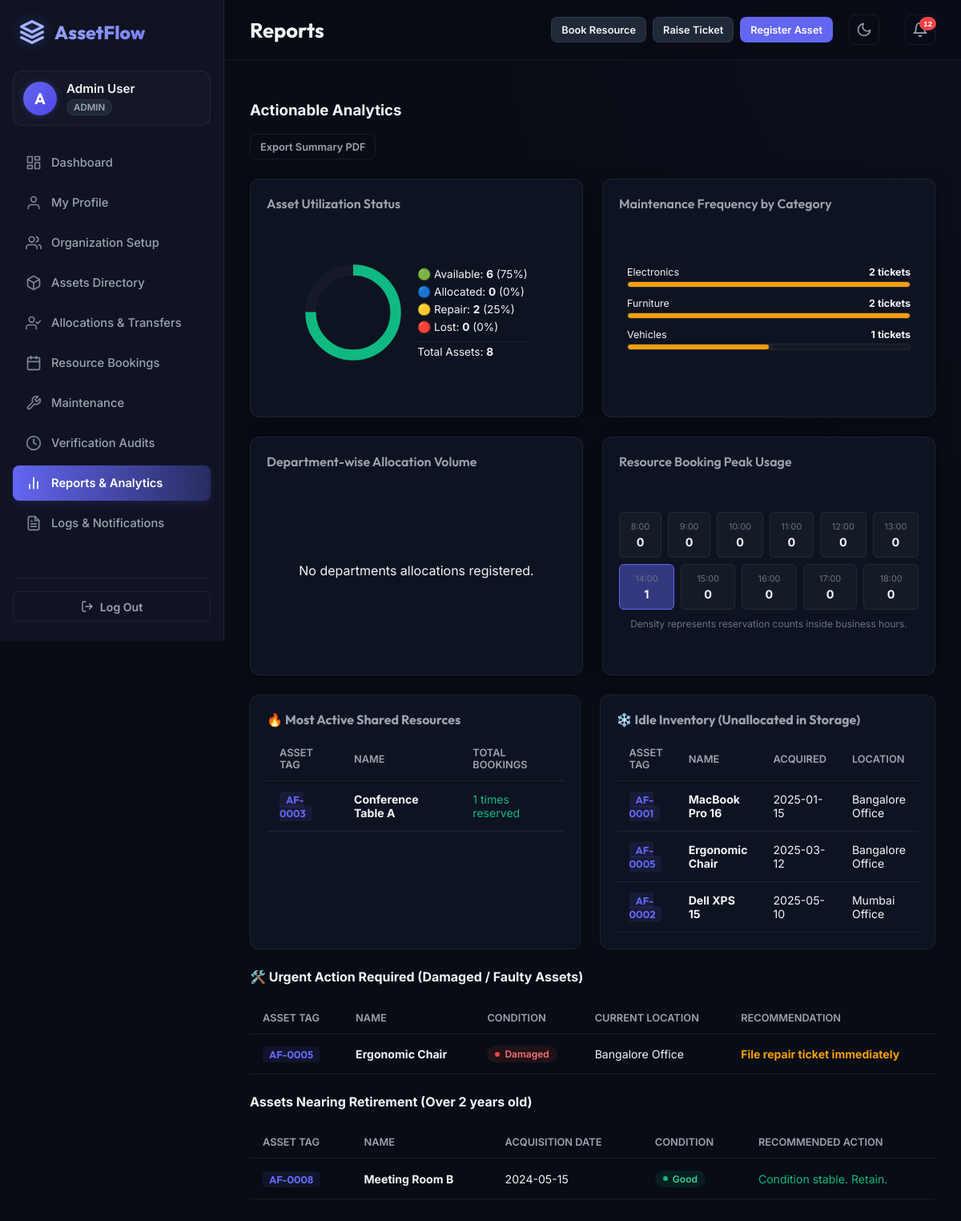
/reports.php (signed in), run on the app's committed database.
### tables this page shows
CREATE TABLE `assets` (
  `id` int(11) NOT NULL,
  `name` varchar(100) NOT NULL,
  `category_id` int(11) NOT NULL,
  `tag` varchar(50) NOT NULL,
  `serial_number` varchar(100) NOT NULL,
  `acquisition_date` date NOT NULL,
  `acquisition_cost` decimal(10,2) NOT NULL,
  `condition_state` enum('New','Good','Fair','Poor','Damaged') DEFAULT 'Good',
  `location` varchar(100) NOT NULL,
  `is_shared` tinyint(1) DEFAULT 0,
  `status` enum('Available','Allocated','Reserved','Under Maintenance','Lost','Retired','Disposed') DEFAULT 'Available',
  `photo` varchar(255) DEFAULT NULL
);

### reports.php (the view, shortened to what this page needs)
<?php
require_once 'header.php';
$totalAssets = (int)$db->query("SELECT COUNT(*) FROM assets")->fetchColumn();
$allocatedAssets = (int)$db->query("SELECT COUNT(*) FROM assets WHERE status = 'Allocated'")->fetchColumn();
$underMaint = (int)$db->query("SELECT COUNT(*) FROM assets WHERE status = 'Under Maintenance'")->fetchColumn();
$lost = (int)$db->query("SELECT COUNT(*) FROM assets WHERE status = 'Lost'")->fetchColumn();
$available = (int)$db->query("SELECT COUNT(*) FROM assets WHERE status = 'Available'")->fetchColumn();
$maintFrequency = $db->query("
    SELECT c.name as category_name, COUNT(mr.id) as request_count
    FROM maintenance_requests mr
    JOIN assets a ON mr.asset_id = a.id
    JOIN categories c ON a.category_id = c.id
    GROUP BY c.id
")->fetchAll();
$deptAllocations = $db->query("
    SELECT d.name as department_name, COUNT(al.id) as allocation_count
    FROM allocations al
    JOIN departments d ON al.department_id = d.id OR al.employee_id IN (SELECT id FROM employees WHERE department_id = d.id)
    WHERE al.status IN ('Active', 'Overdue')
    GROUP BY d.id
")->fetchAll();
$bookingHeatmap = $db->query("
    SELECT HOUR(start_time) as booking_hour, COUNT(*) as booking_count
    FROM bookings
    WHERE status != 'Cancelled'
    GROUP BY booking_hour
    ORDER BY booking_hour ASC
")->fetchAll();
$mostUsedAssets = $db->query("
    SELECT a.tag, a.name, COUNT(b.id) as use_count
    FROM assets a
    JOIN bookings b ON a.id = b.asset_id
    WHERE b.status != 'Cancelled'
    GROUP BY a.id
    ORDER BY use_count DESC
    LIMIT 3
")->fetchAll();
$idleAssets = $db->query("
    SELECT tag, name, acquisition_date, location
    FROM assets
    WHERE status = 'Available' AND is_shared = 0
    ORDER BY acquisition_date ASC
    LIMIT 3
")->fetchAll();
$serviceDueAssets = $db->query("
    SELECT tag, name, condition_state, location
    FROM assets
    WHERE condition_state IN ('Poor', 'Damaged') AND status != 'Under Maintenance'
    LIMIT 3
")->fetchAll();
$nearingRetirement = $db->query("
    SELECT tag, name, acquisition_date, condition_state
    FROM assets
    WHERE acquisition_date <= DATE_SUB(CURRENT_DATE(), INTERVAL 2 YEAR) AND status != 'Retired' AND status != 'Disposed'
    LIMIT 5
")->fetchAll();
?>
<section id="view-reports" class="app-view">
    <div class="reports-header" style="margin-bottom: 24px;">
        <h3>Actionable Analytics</h3>
        <button class="btn btn-outline btn-sm" id="btn-export-report" onclick="window.print()">Export Summary PDF</button>
    </div>
    <div class="charts-grid">
        <div class="chart-card card-glow">
            <h4>Asset Utilization Status</h4>
            <div class="chart-container-svg">
                <?php
                $total = $totalAssets > 0 ? $totalAssets : 1;
                $availPct = round(($available / $total) * 100);
                $allocPct = round(($allocatedAssets / $total) * 100);
                $maintPct = round(($underMaint / $total) * 100);
                $lostPct = round(($lost / $total) * 100);
                ?>
                <div style="display:flex; align-items:center; gap:20px; width:100%; justify-content:center;">
                    <svg width="120" height="120" viewBox="0 0 36 36" style="transform: rotate(-90deg);">
                        <circle cx="18" cy="18" r="15.91" fill="transparent" stroke="rgba(255,255,255,0.03)" stroke-width="4"></circle>
                        <circle cx="18" cy="18" r="15.91" fill="transparent" stroke="var(--color-primary)" stroke-width="4" stroke-dasharray="<?php echo $allocPct; ?> <?php echo 100 - $allocPct; ?>" stroke-dashoffset="0"></circle>
                        <circle cx="18" cy="18" r="15.91" fill="transparent" stroke="var(--color-success)" stroke-width="4" stroke-dasharray="<?php echo $availPct; ?> <?php echo 100 - $availPct; ?>" stroke-dashoffset="-<?php echo $allocPct; ?>"></circle>
                    </svg>
                    <div style="font-size:0.85rem; display:flex; flex-direction:column; gap:6px;">
                        <div>🟢 Available: <strong><?php echo $available; ?></strong> (<?php echo $availPct; ?>%)</div>
                        <div>🔵 Allocated: <strong><?php echo $allocatedAssets; ?></strong> (<?php echo $allocPct; ?>%)</div>
                        <div>🟡 Repair: <strong><?php echo $underMaint; ?></strong> (<?php echo $maintPct; ?>%)</div>
                        <div>🔴 Lost: <strong><?php echo $lost; ?></strong> (<?php echo $lostPct; ?>%)</div>
                        <div style="border-top:1px solid var(--border-color); padding-top:4px; margin-top:4px;">Total Assets: <strong><?php echo $totalAssets; ?></strong></div>
                    </div>
                </div>
            </div>
        </div>
        <div class="chart-card card-glow">
            <h4>Maintenance Frequency by Category</h4>
            <div class="chart-container-svg">
                <?php if (empty($maintFrequency)): ?>
                    <span class="text-muted">No maintenance tasks recorded yet.</span>
                <?php else: ?>
                    <?php
                    $maxCount = max(array_merge(array_map(function($d) { return $d['request_count']; }, $maintFrequency), [1]));
                    ?>
                    <div style="width:100%; text-align:left; padding: 0 10px;">
                        <?php foreach ($maintFrequency as $d): ?>
                            <?php $widthPct = round(($d['request_count'] / $maxCount) * 100); ?>
                            <div style="margin-bottom:12px;">
                                <div style="display:flex; justify-content:space-between; font-size:0.78rem; margin-bottom:4px;">
                                    <span><?php echo htmlspecialchars($d['category_name']); ?></span>
                                    <strong><?php echo $d['request_count']; ?> tickets</strong>
                                </div>
                                <div style="background:rgba(255,255,255,0.03); height:8px; border-radius:4px; overflow:hidden; border:1px solid var(--border-color)">
                                    <div style="background:var(--color-warning); width:<?php echo $widthPct; ?>%; height:100%; border-radius:4px; box-shadow: 0 0 8px rgba(245, 158, 11, 0.4)"></div>
                                </div>
                            </div>
                        <?php endforeach; ?>
                    </div>
                <?php endif; ?>
            </div>
        </div>
        <div class="chart-card card-glow">
            <h4>Department-wise Allocation Volume</h4>
            <div class="chart-container-svg">
                <?php if (empty($deptAllocations)): ?>
                    <span class="text-muted">No departments allocations registered.</span>
                <?php endif; ?>
            </div>
        </div>
        <div class="chart-card card-glow">
            <h4>Resource Booking Peak Usage</h4>
            <div class="chart-container-svg">
                <?php
                $heatMapHours = array_fill(0, 24, 0);
                foreach ($bookingHeatmap as $d) {
                    if ($d['booking_hour'] >= 0 && $d['booking_hour'] < 24) {
                        $heatMapHours[$d['booking_hour']] = $d['booking_count'];
                    }
                }
                ?>
                <div style="display:flex; flex-direction:column; width:100%; gap:10px;">
                    <div style="display:flex; justify-content:space-between; flex-wrap:wrap; gap:8px;">
                        <?php for ($h = 8; $h <= 18; $h++): ?>
                            <?php
                            $count = $heatMapHours[$h] ?? 0;
                            $opacity = $count === 0 ? 0.05 : min(0.2 + ($count * 0.25), 0.95);
                            $color = $count === 0 ? 'rgba(255,255,255,0.03)' : "rgba(99, 102, 241, $opacity)";
                            $border = $count === 0 ? 'var(--border-color)' : 'var(--color-primary)';
                            ?>
                            <div style="background:<?php echo $color; ?>; border:1px solid <?php echo $border; ?>; border-radius:6px; padding:10px; display:flex; flex-direction:column; align-items:center; flex-grow:1; min-width:50px;">
                                <span style="font-size:0.68rem; color:var(--text-muted);"><?php echo $h; ?>:00</span>
                                <strong style="font-size:0.9rem; margin-top:4px;"><?php echo $count; ?></strong>
                            </div>
                        <?php endfor; ?>
                    </div>
                    <span style="font-size:0.75rem; text-align:center; color:var(--text-muted);">Density represents reservation counts inside business hours.</span>
                </div>
            </div>
        </div>
    </div>
    <div style="display: grid; grid-template-columns: 1fr 1fr; gap: 24px; margin-bottom: 24px;">
        <div class="card-glow" style="background: var(--bg-card); border: 1px solid var(--border-color); border-radius: var(--radius); padding: 20px;">
            <h4 style="margin-top:0; color: var(--text-secondary); font-family: var(--font-outfit); font-size: 1rem; margin-bottom: 12px;">🔥 Most Active Shared Resources</h4>
            <table class="data-table">
                <thead>
                    <tr>
                        <th>Asset Tag</th>
                        <th>Name</th>
                        <th>Total Bookings</th>
                    </tr>
                </thead>
                <tbody>
                    <?php if (empty($mostUsedAssets)): ?>
                        <tr><td colspan="3" class="empty-cell">No shared assets bookings recorded.</td></tr>
                    <?php else: ?>
                        <?php foreach ($mostUsedAssets as $a): ?>
                            <tr>
                                <td><span class="asset-tag"><?php echo $a['tag']; ?></span></td>
                                <td><strong><?php echo htmlspecialchars($a['name']); ?></strong></td>
                                <td class="text-success"><?php echo $a['use_count']; ?> times reserved</td>
                            </tr>
                        <?php endforeach; ?>
                    <?php endif; ?>
                </tbody>
            </table>
        </div>
        <div class="card-glow" style="background: var(--bg-card); border: 1px solid var(--border-color); border-radius: var(--radius); padding: 20px;">
            <h4 style="margin-top:0; color: var(--text-secondary); font-family: var(--font-outfit); font-size: 1rem; margin-bottom: 12px;">❄️ Idle Inventory (Unallocated in Storage)</h4>
            <table class="data-table">
                <thead>
                    <tr>
                        <th>Asset Tag</th>
                        <th>Name</th>
                        <th>Acquired</th>
                        <th>Location</th>
                    </tr>
                </thead>
                <tbody>
                    <?php if (empty($idleAssets)): ?>
                        <tr><td colspan="4" class="empty-cell">All standard assets are currently allocated!</td></tr>
                    <?php else: ?>
                        <?php foreach ($idleAssets as $a): ?>
                            <tr>
                                <td><span class="asset-tag"><?php echo $a['tag']; ?></span></td>
                                <td><strong><?php echo htmlspecialchars($a['name']); ?></strong></td>
                                <td><?php echo $a['acquisition_date']; ?></td>
                                <td><?php echo htmlspecialchars($a['location']); ?></td>
                            </tr>
                        <?php endforeach; ?>
                    <?php endif; ?>
                </tbody>
            </table>
        </div>
    </div>
    <div class="reports-table-panel card-glow" style="margin-bottom: 24px;">
        <h4>🛠️ Urgent Action Required (Damaged / Faulty Assets)</h4>
        <table class="data-table">
            <thead>
                <tr>
                    <th>Asset Tag</th>
                    <th>Name</th>
                    <th>Condition</th>
                    <th>Current Location</th>
                    <th>Recommendation</th>
                </tr>
            </thead>
            <tbody>
                <?php if (empty($serviceDueAssets)): ?>
                    <tr><td colspan="5" class="empty-cell">No damaged assets in storage. All systems operational!</td></tr>
                <?php else: ?>
                    <?php foreach ($serviceDueAssets as $a): ?>
                        <tr>
                            <td><span class="asset-tag"><?php echo $a['tag']; ?></span></td>
                            <td><strong><?php echo htmlspecialchars($a['name']); ?></strong></td>
                            <td><span class="status-pill status-lost"><?php echo $a['condition_state']; ?></span></td>
                            <td><?php echo htmlspecialchars($a['location']); ?></td>
                            <td><strong class="text-warning">File repair ticket immediately</strong></td>
                        </tr>
                    <?php endforeach; ?>
                <?php endif; ?>
            </tbody>
        </table>
    </div>
    <div class="reports-table-panel card-glow">
        <h4>Assets Nearing Retirement (Over 2 years old)</h4>
        <table class="data-table">
            <thead>
                <tr>
                    <th>Asset Tag</th>
                    <th>Name</th>
                    <th>Acquisition Date</th>
                    <th>Condition</th>
                    <th>Recommended Action</th>
                </tr>
            </thead>
            <tbody>
                <?php if (empty($nearingRetirement)): ?>
                    <tr><td colspan="5" class="empty-cell">No assets older than 2 years in inventory.</td></tr>
                <?php else: ?>
                    <?php foreach ($nearingRetirement as $a): ?>
                        <tr>
                            <td><span class="asset-tag"><?php echo htmlspecialchars($a['tag']); ?></span></td>
                            <td><strong><?php echo htmlspecialchars($a['name']); ?></strong></td>
                            <td><?php echo htmlspecialchars($a['acquisition_date']); ?></td>
                            <td><span class="status-pill status-<?php echo $a['condition_state'] === 'Good' || $a['condition_state'] === 'New' ? 'available' : 'maint'; ?>"><?php echo htmlspecialchars($a['condition_state']); ?></span></td>
                            <td>
                                <?php if ($a['condition_state'] === 'Damaged' || $a['condition_state'] === 'Poor'): ?>
                                    <strong class="text-danger">Recommend Retirement/Disposal</strong>
                                <?php else: ?>
                                    <span class="text-success">Condition stable. Retain.</span>
                                <?php endif; ?>
                            </td>
                        </tr>
                    <?php endforeach; ?>
                <?php endif; ?>
            </tbody>
        </table>
    </div>
</section>
<?php require_once 'footer.php'; ?>

### data on the page
assets: tag "AF-0001", name "MacBook Pro 16", acquisition_date "2025-01-15", location "Bangalore Office"
assets: tag "AF-0005", name "Ergonomic Chair", acquisition_date "2025-03-12", location "Bangalore Office", condition_state "Damaged"
assets: tag "AF-0002", name "Dell XPS 15", acquisition_date "2025-05-10", location "Mumbai Office"
assets: tag "AF-0008", name "Meeting Room B", acquisition_date "2024-05-15", condition_state "Good", shows "Condition stable. Retain."

### other printed values
substr(htmlspecialchars($user_name), 0, 1) "A"
$user_name "Admin User"
str_replace('_', ' ', $user_role) "ADMIN"
str_replace(['.php', '_'], ['', ' '], ucwords($current_page)) "Reports"
$unread_count "12"
$available "6"
$availPct "75"
$allocatedAssets "0"
$allocPct "0"
$underMaint "2"
$maintPct "25"
$lost "0"
$lostPct "0"
$totalAssets "8"
$d['category_name'] "Electronics"
